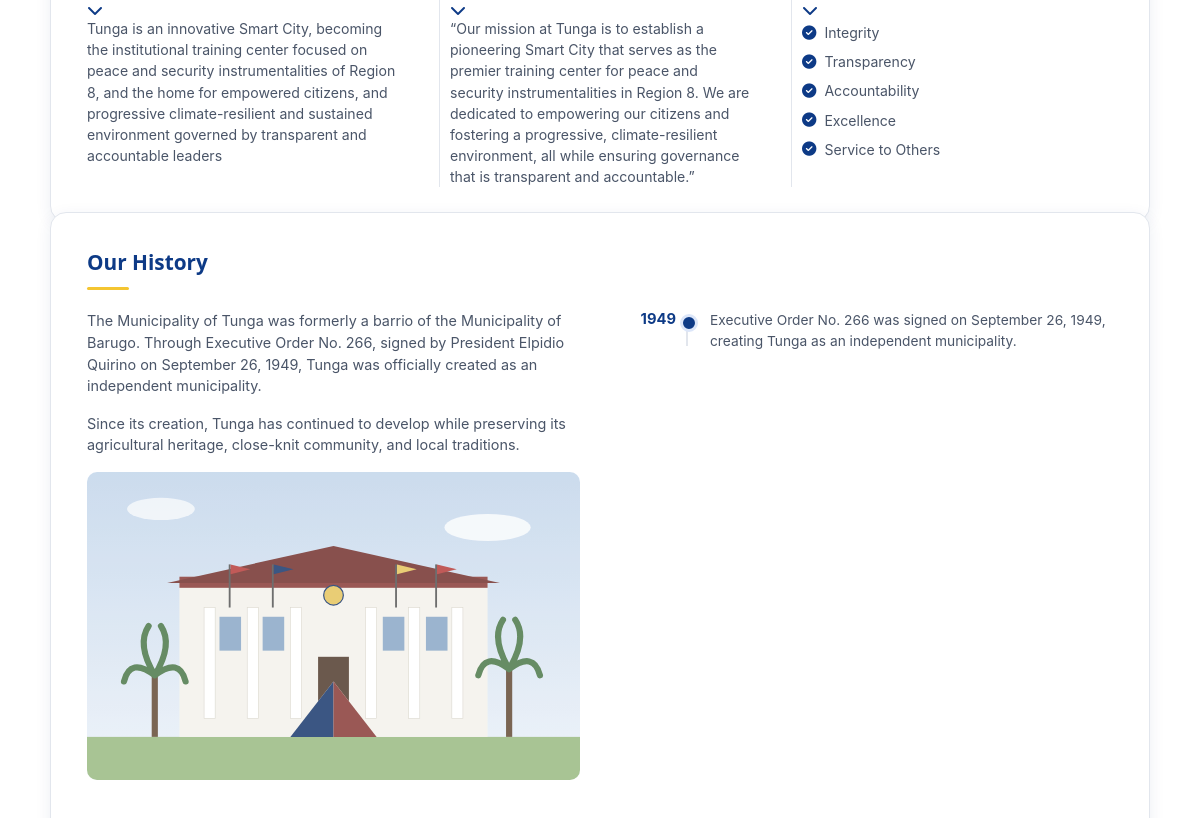
Page /about/ (middle part) on the earlier database version.
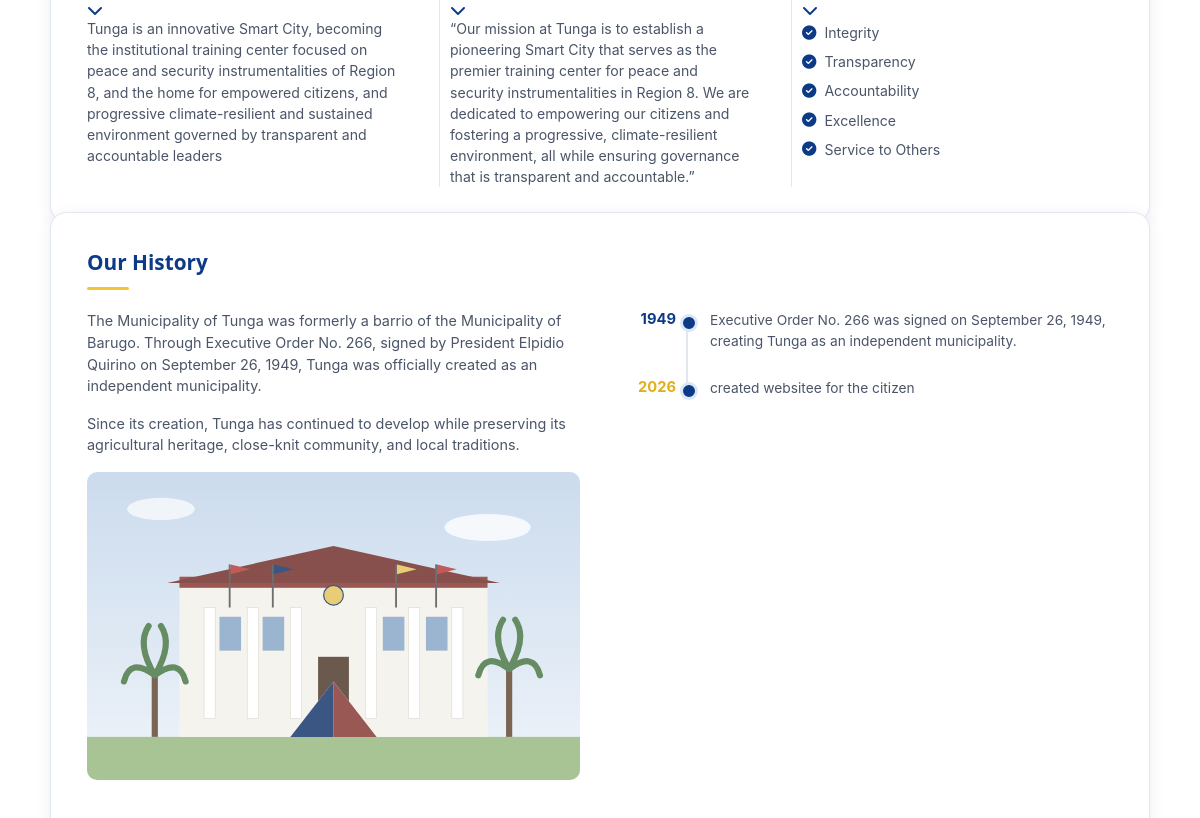
Same page on the later database version.
### admin_dashboard/models.py (models this page shows, shortened)
class HistoryMilestone(models.Model):
    year_label = models.CharField(max_length=30, help_text='e.g. "1949", "1950s", or "Present"')
    description = models.TextField()
    is_present = models.BooleanField(default=False, help_text='Styles this entry as the gold "Present" marker instead of a year.')
    order = models.PositiveIntegerField(default=0)
    class Meta:
        ordering = ["order", "id"]

### portal/views.py (the view)
# urls.py: path('about/', views.about, name='about'),
def about(request):
    from admin_dashboard.models import AboutPageContent, HistoryMilestone, AboutOfficial, Barangay
    about_content = AboutPageContent.get_solo()
    barangays_poblacion = list(Barangay.objects.filter(group="poblacion"))
    barangays_rural = list(Barangay.objects.filter(group="rural"))
    from office_dashboard.models import OrgChartNode, OrgChartSettings
    org_nodes = []
    if OrgChartSettings.objects.filter(office__slug="lgu-super-admin", show_on_office_page=True).exists():
        org_nodes = list(OrgChartNode.objects.filter(office__slug="lgu-super-admin").order_by("order", "id"))
    return render(request, "portal/about.html", {
        "org_nodes": org_nodes,
        "about_content": about_content,
        "core_values": about_content.core_values_list(),
        "history_paragraphs": about_content.history_intro_paragraphs(),
        "milestones": HistoryMilestone.objects.all(),
        "about_officials": AboutOfficial.objects.all(),
        "barangays_poblacion": barangays_poblacion,
        "barangays_rural": barangays_rural,
        "barangays_total": len(barangays_poblacion) + len(barangays_rural),
    })

### admin_dashboard/context_processors.py (called while the page is built)
def site_contact_info(request):
    return {"site_contact": SiteContactInfo.get_solo()}

def is_super_admin(request):
    if not request.user.is_authenticated:
        return {"is_super_admin": False, "user_photo_url": ""}
    from portal.profile_photo import photo_url
    return {
        "is_super_admin": SuperAdmin.objects.filter(user=request.user).exists(),
        "user_photo_url": photo_url(request.user),
    }

def ticker_announcements(request):
    from office_dashboard.models import Announcement
    announcements = list(
        Announcement.public().order_by('-date_posted', '-last_updated', '-created_at')[:5]
    )
    return {"ticker_announcements": announcements}

def nav_offices(request):
    from django.urls import reverse
    from offices.models import Office
    offices_list = list(
        Office.objects
        .exclude(slug="lgu-super-admin")
        .filter(is_visible=True, representative__isnull=False, representative__user__is_active=True)
        .order_by("display_order", "name")
    )
    for o in offices_list:
        o.nav_url = reverse('offices:office_detail', args=[o.slug])
    return {"nav_offices": offices_list}

### templates/portal/about.html (shortened to what this page needs)
{% extends "base.html" %}
{% load static %}
{% block content %}
{% if about_content.vision_text or about_content.mission_text or core_values %}
<section class="vmv-wrap">
  <div class="container">
    <div class="panel vmv-panel">
      {% if about_content.vision_text %}
      <div class="vmv-col js-vmv-col">
        <div class="vmv-col__head js-vmv-toggle">
          <i class="fa-solid fa-chevron-down vmv-col__chevron"></i>
        </div>
        <div class="vmv-col__body">
          <p>{{ about_content.vision_text }}</p>
        </div>
      </div>
      {% endif %}
      {% if about_content.mission_text %}
      <div class="vmv-col js-vmv-col">
        <div class="vmv-col__head js-vmv-toggle">
          <i class="fa-solid fa-chevron-down vmv-col__chevron"></i>
        </div>
        <div class="vmv-col__body">
          <p>{{ about_content.mission_text }}</p>
        </div>
      </div>
      {% endif %}
      {% if core_values %}
      <div class="vmv-col js-vmv-col">
        <div class="vmv-col__head js-vmv-toggle">
          <i class="fa-solid fa-chevron-down vmv-col__chevron"></i>
        </div>
        <div class="vmv-col__body">
          <ul class="values-list">
            {% for value in core_values %}
            <li><i class="fa-solid fa-circle-check"></i> {{ value }}</li>
            {% endfor %}
          </ul>
        </div>
      </div>
      {% endif %}
    </div>
  </div>
</section>
{% endif %}
{% if history_paragraphs or milestones or about_content.history_more %}
<section class="history-wrap" id="history">
  <div class="container">
    <div class="panel history-panel">
      <h2 class="section-title">Our History</h2>
      <div class="history-grid">
        {% if history_paragraphs %}
        <div class="history-text">
          {% for paragraph in history_paragraphs %}
          <p>{{ paragraph }}</p>
          {% endfor %}
          <img src="{% if about_content.history_image %}{{ about_content.history_image.url }}{% else %}{% static 'images/hero-building.svg' %}{% endif %}" alt="Historic Tunga welcome arch" class="history-text__img">
        </div>
        {% endif %}
        {% if milestones or about_content.history_more %}
        <div class="history-side">
          {% if milestones %}
          <ul class="timeline">
            {% for m in milestones %}
            <li>
              <span class="timeline__year{% if m.is_present %} timeline__year--present{% endif %}">{{ m.year_label }}</span>
              <p>{{ m.description }}</p>
            </li>
            {% endfor %}
          </ul>
          {% endif %}
        </div>
        {% endif %}
      </div>
    </div>
  </div>
</section>
{% endif %}
{% if about_officials or org_nodes %}
      {% if org_nodes %}
        {% include "office_dashboard/_org_chart_public.html" with org_plain=True %}
      {% endif %}
{% endif %}
{% endblock %}

Differences in the rows shown:
added HistoryMilestone: year_label "2026", description "created websitee for the citizen", is_present True (drawn)
